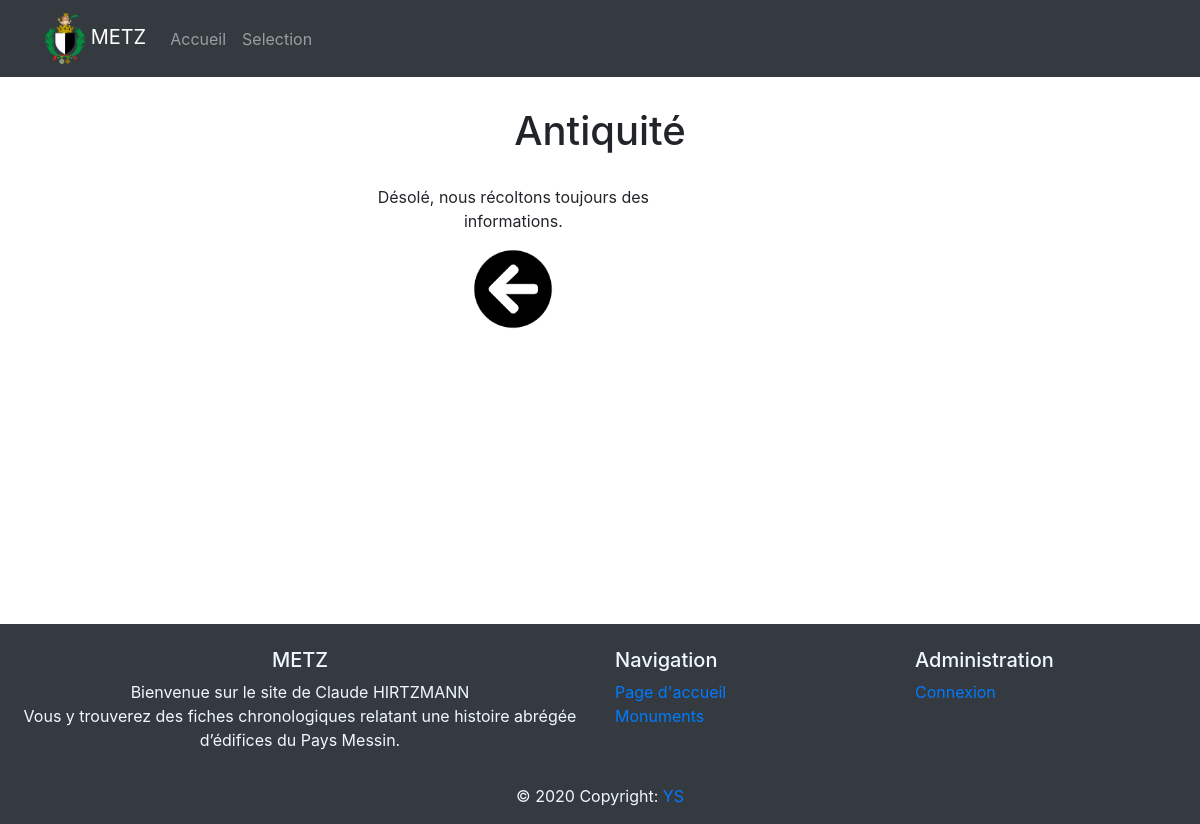
/selection/Antiquité/, run on an earlier commit of the app's database.
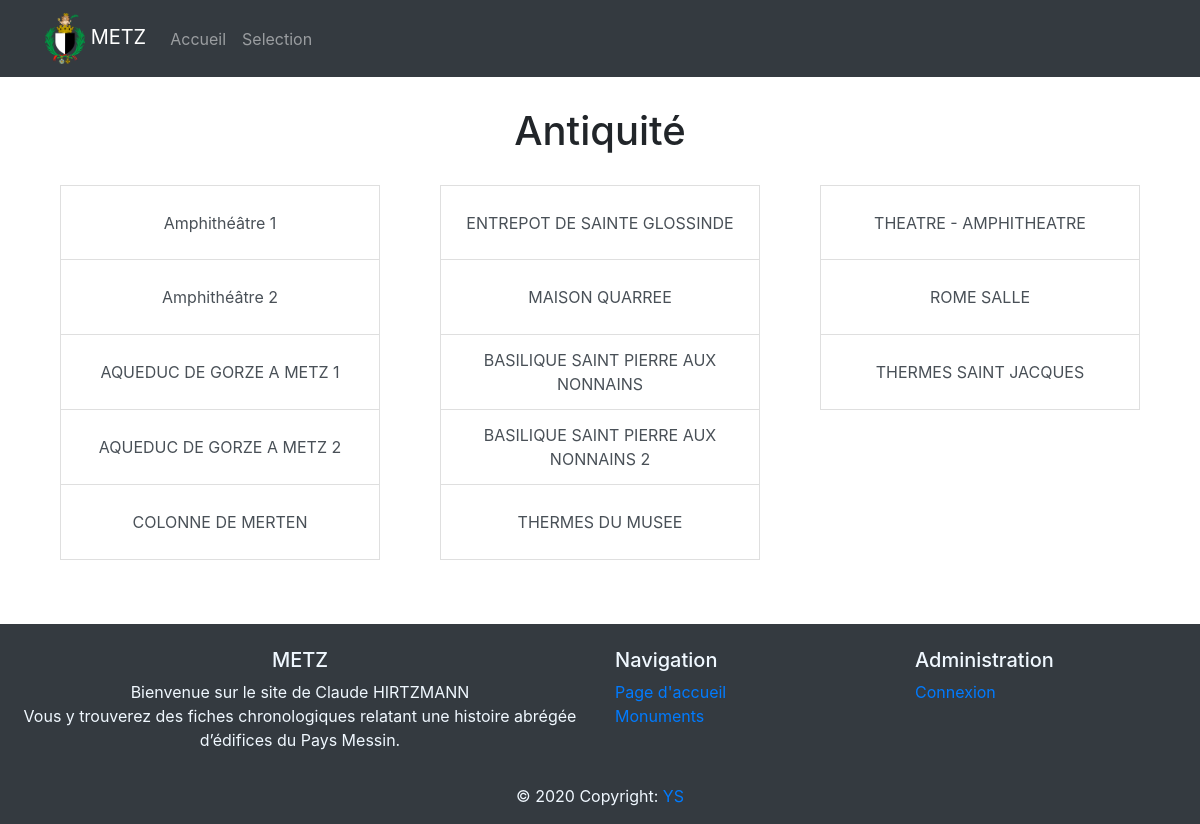
And on a later commit of the database.
### ville/models.py (models this page shows, shortened)
class Noms (models.Model):
    selection = models.CharField(choices=SELECTION, max_length=25)
    nom = models.CharField(max_length=120)
    slug = models.SlugField()
    verification = models.BooleanField(default=False)
    creation = models.DateTimeField(auto_now_add=True, auto_now=False)      # True / False
    updated = models.DateTimeField(auto_now_add=False, auto_now=True)

### ville/views.py (the view)
# urls.py: path("selection/<value>/", views.monument, name="monument" ),
def monument (request,value) :
    for a, b in SELECTION :
        if b == value :
            value = a
    monuments = Noms.objects.filter(selection=value)
    context = {
        "value" : value,
        "monuments" : monuments,
    }
    return render (request,'ville/monument.html', context)

### templates/ville/monument.html
{% extends 'base.html' %}
{% load static%}
{% block content %}
<div class="container mt-3">
    <h1 style="text-align: center; margin: 30px 0; ">{{ value }}</h1>
    <div class="row">
        <div class="col-lg-4 col-md-6 mb-4">
            <div class="mb-3" style="height: 375px ;">
                <div class="container" style="text-align: center;">
                    {% for monument in monuments %}
                        <a href='{% url "detail" value monument.slug  %}' class="list-group-item list-group-item-action d-flex align-items-center justify-content-center " style="height: 75px;"> {{monument.nom}} </a>
                        {% if forloop.counter|divisibleby:"5"  %}
                            </div></div></div>
                                <div class="col-lg-4 col-md-6 mb-4">
                                    <div class="mb-3" style="height: 375px ;">
                                        <div class="container" style="text-align: center;">
                        {% endif %}
                        {% empty %}
                        <div class="col-sm-12 offset-11">
                            <p>Désolé, nous récoltons toujours des informations.</p>
                            <div class="col-sm-12" style="text-align: center;">
                                <a href="{% url 'selection' %}">
                                    <img src="{% static 'img/left-arrow.png' %}" style="width: 80px;" alt="MetZ">
                                </a>
                            </div>
                        </div>
                    {% endfor %}
                </div>
            </div>
        </div>
    </div>
</div>
{% endblock %}

### templates/base.html (shortened to what this page needs)
{% load static %}
<!doctype html>
<html lang="fr">
  <head>
    <link href="{% static  'css/bootstrap.min.css' %}" rel="stylesheet">
  </head>
  <body>
    {% include 'navbar.html' %}
      {% block content %}
      {% endblock %}
      {% include "footer.html" %}
</body>
</html>

### templates/navbar.html (shortened to what this page needs)
{% load static %}
<nav class="navbar navbar-expand-lg navbar-dark bg-dark">
  <div class="container bg-dark ">
    <a class="navbar-brand" href="{% url 'accueil' %}">
      <img src="{% static 'img/Logo.png' %}" alt="logo" style="width:40px;"> METZ </a>
    <div class="collapse navbar-collapse" id="navbarNav">
      <ul class="navbar-nav">
        <li class="nav-item {% if request.resolver_match.view_name == 'accueil' %}active{% endif %}">
          <a class="nav-link" href="{% url 'accueil' %}">Accueil </a>
      </li>
        <li class="nav-item {% if request.resolver_match.view_name == 'selection' %}active{% endif %}">
          <a class="nav-link" href="{% url 'selection' %}">Selection</a>
      </li>
      </ul>
    </div>
  </div>
</nav>

### templates/footer.html (shortened to what this page needs)
<footer class="mt-4 pt-4 bg-dark " style="color: aliceblue;">
    <div class="container-fluid text-center text-md-left">
      <div class="row">
        <div class="col-md-6 mt-md-0 mt-3">
          <h5 class="text-uppercase text-center">Metz</h5>
          <p class="text-center">Bienvenue sur le site de Claude HIRTZMANN <br>
            Vous y trouverez des fiches chronologiques relatant une histoire abrégée d’édifices du Pays Messin.</p>
        </div>
        <div class="col-md-3 mb-md-0 mb-3">
            <h5>Navigation</h5>
          <ul class="list-unstyled pb-1">
            <li>
                <a href='{% url "accueil" %}'>Page d'accueil</a>
            </li>
            <li>
                <a href='{% url "selection" %}'>Monuments</a>
            </li>
          </ul>
        </div>
        <div class="col-md-3 mb-md-0 mb-3">
          <h5>Administration</h5>
          <ul class="list-unstyled">
            {% if user.is_authenticated %}
            <li>
              <a href='{% url "logout" %}'>Deconnexion</a>
            </li>
            {% else %}
            <li>
              <a href='{% url "login" %}'>Connexion</a>
            </li>
            {% endif %}
          </ul>
        </div>
      </div>
    </div>
    <div class="footer-copyright text-center py-3">© 2020 Copyright:
      <a href="#"> YS</a>
    </div>
  </footer>

What changed in the data, as far as the page shows it:
added Noms: nom "Amphithéâtre 1"
added Noms: nom "Amphithéâtre 2"
added Noms: nom "AQUEDUC DE GORZE A METZ 1"
added Noms: nom "AQUEDUC DE GORZE A METZ 2"
added Noms: nom "COLONNE DE MERTEN"
added Noms: nom "ENTREPOT DE SAINTE GLOSSINDE"
added Noms: nom "MAISON QUARREE"
added Noms: nom "BASILIQUE SAINT PIERRE AUX NONNAINS"
added Noms: nom "BASILIQUE SAINT PIERRE AUX NONNAINS 2"
added Noms: nom "THERMES DU MUSEE"
added Noms: nom "THEATRE - AMPHITHEATRE"
added Noms: nom "ROME SALLE"
added Noms: nom "THERMES SAINT JACQUES"
Also different on the page:
text no longer shown: "Désolé, nous récoltons toujours des informations."
